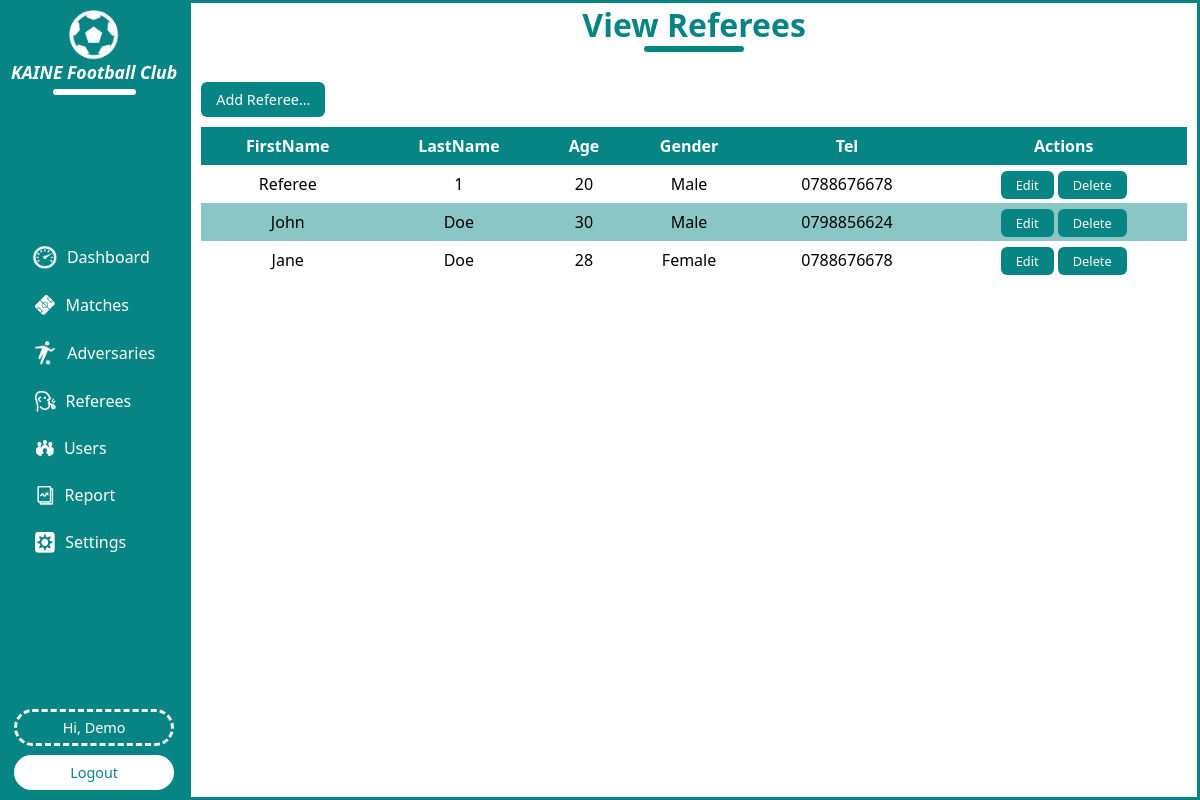
The page /referees.php (signed in) on the database its author committed.
### tables this page shows
CREATE TABLE `referees` (
  `ref_id` int(11) NOT NULL,
  `f_name` varchar(30) NOT NULL,
  `l_name` varchar(30) NOT NULL,
  `age` varchar(20) NOT NULL,
  `gender` varchar(20) NOT NULL,
  `tel` varchar(20) NOT NULL
);

### referees.php (the view, shortened to what this page needs)
<?php
include("sessions.php");
?>
<!DOCTYPE html>
<html lang="en">
<head>
    <link rel="stylesheet" href="style.css">
</head>
<body>
    <div class="dashboard-container">
        <?php
            include("sidebar.php");
        ?>
        <div class="dashboard-right">
            <div class="right-title">
                <h1>View Referees</h1>
                <div class="line"></div>
            </div>
            <div class="right-content">
                <div class="buttons">
                    <a href="./add_referee.php">Add Referee...</a>
                </div>
                <table>
                    <tr>
                        <th>FirstName</th>
                        <th>LastName</th>
                        <th>Age</th>
                        <th>Gender</th>
                        <th>Tel</th>
                        <th>Actions</th>
                    </tr>
                    <?php
                    $select=$con->query("SELECT * FROM `referees`");
                    if(mysqli_num_rows($select)>0){
                        while($row=mysqli_fetch_assoc($select)){
                    ?>
                    <tr>
                        <td><?php echo $row['f_name'];?></td>
                        <td><?php echo $row['l_name'];?></td>
                        <td><?php echo $row['age'];?></td>
                        <td><?php echo $row['gender'];?></td>
                        <td><?php echo $row['tel'];?></td>
                        <td>
                            <a href="#">Edit</a>
                            <a href="delete_referee.php?ref_id=<?php echo $row['ref_id'];?>">Delete</a>
                        </td>
                    </tr>
                    <?php
                        }
                    }
                    else{
                        echo"<h1>No Referees Available...</h1>";
                    }
                    ?>
                </table>
            </div>
        </div>
    </div>
</body>
</html>

### style.css (style rules this page uses)
* { margin: 0; padding: 0; box-sizing: border-box; }
body { font-family: system-ui, -apple-system, BlinkMacSystemFont, "Segoe UI", Roboto, Oxygen, Ubuntu, Cantarell, "Open Sans", "Helvetica Neue", sans-serif; }
::placeholder { color: black; font-size: 0.8rem; }
.dashboard-container { display: flex; flex-direction: row; width: 100%; align-items: center; justify-content: space-between; height: 100dvh; }
.dashboard-right { display: flex; flex-direction: column; width: 86%; border: 3px solid #068584; height: 100dvh; overflow-y: auto; }
.right-title { display: flex; flex-direction: column; align-items: center; justify-content: center; }
.right-title h1 { font-size: 2rem; color: #068584; }
.right-title .line { padding: 3px; background: #068584; width: 10%; border-radius: 50px; }
.right-content { display: flex; flex-direction: column; width: 100%; margin-top: 20px; padding: 10px; }
.right-content .buttons { display: flex; flex-direction: row; align-items: flex-start; justify-content: flex-start; width: 100%; gap: 20px; }
.right-content .buttons a { padding: 8px 15px; background: #068584; color: #fff; text-decoration: none; font-weight: 500; font-size: 0.9rem; border-radius: 6px; transition: 0.3s ease-in-out; }
.right-content table { width: 100%; margin-top: 10px; text-align: center; border-collapse: collapse; }
.right-content table tr { padding: 5px; }
.right-content table tr:nth-child(odd) { background: #06858577; }
.right-content table tr th { padding: 8px; background: #068584; color: #fff; }
.right-content table tr td { padding: 8px; font-weight: 500; text-transform: capitalize; }
.right-content table tr td a { padding: 5px 15px; background: #068584; color: #fff; font-weight: 500; font-size: 0.8rem; text-decoration: none; transition: 0.3s ease-in-out; border-radius: 6px; }

### rows shown on the page
referees: f_name "Referee", l_name "1", age "20", gender "Male", tel "0788676678"
referees: f_name "John", l_name "Doe", age "30", gender "Male", tel "0798856624"
referees: f_name "Jane", l_name "Doe", age "28", gender "Female", tel "0788676678"

### other values the page prints
$_SESSION['fc_user'] "Demo"
